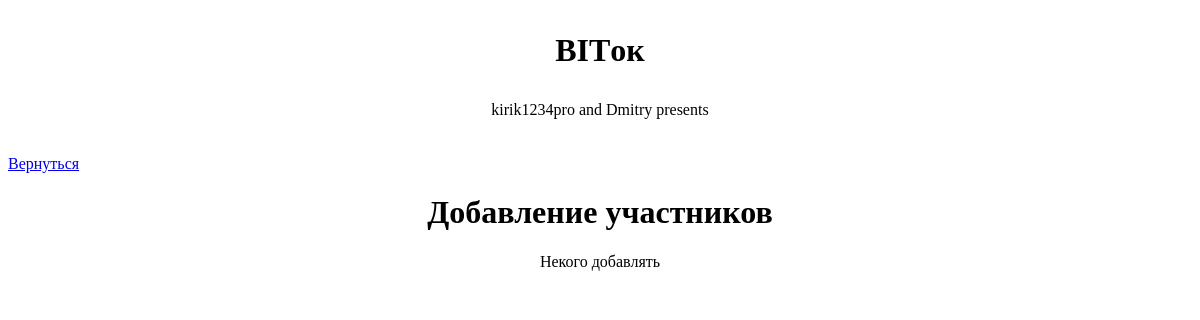
Page /add_private (signed in) on the earlier database version.
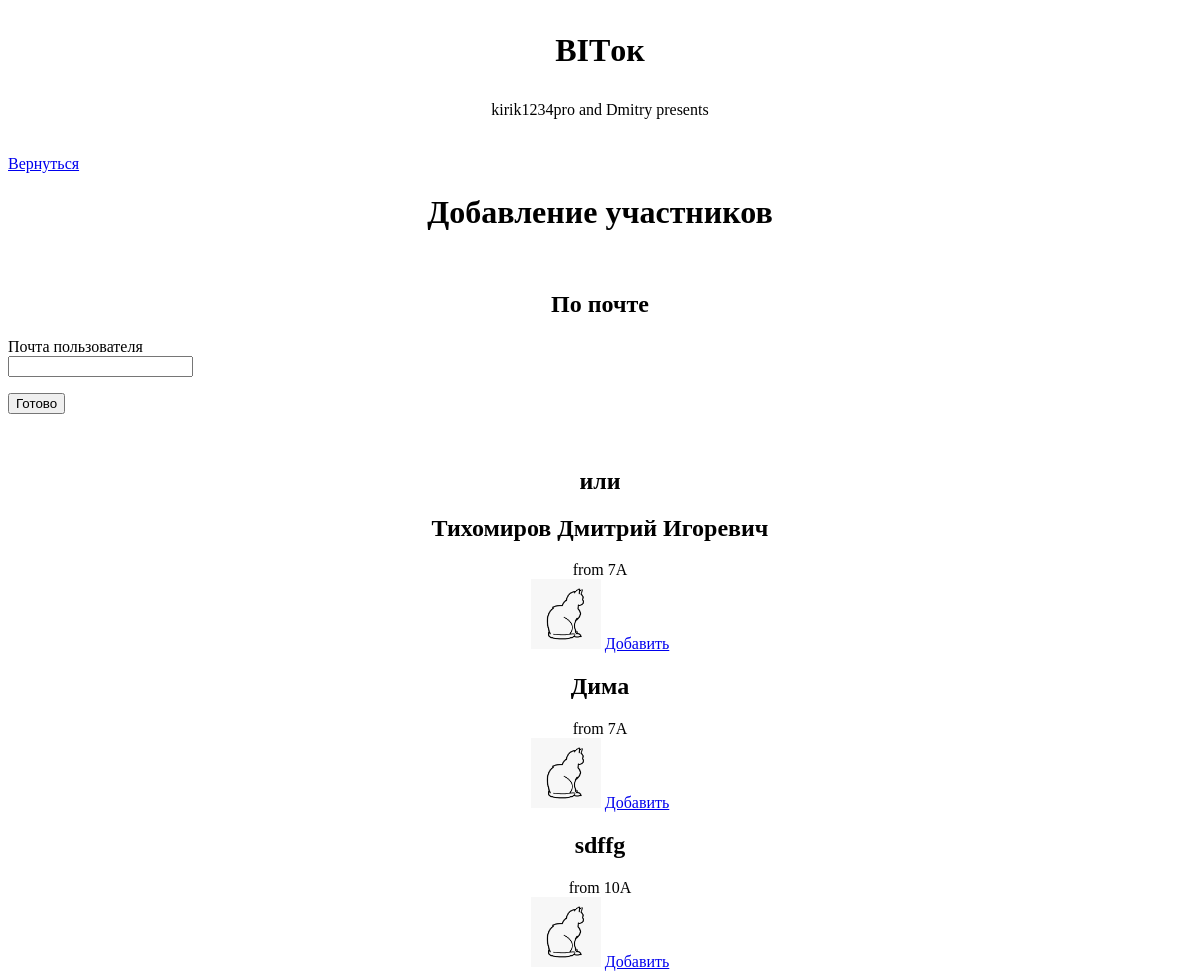
Same page on the later database version.
### data/user.py (models this page shows, shortened)
class User(SqlAlchemyBase, UserMixin):
    __tablename__ = 'user'
    id = sqlalchemy.Column(sqlalchemy.Integer,
                           primary_key=True, autoincrement=True)
    name = sqlalchemy.Column(sqlalchemy.String, nullable=True)
    email = sqlalchemy.Column(sqlalchemy.String,
                              index=True, unique=True, nullable=True)
    hashed_password = sqlalchemy.Column(sqlalchemy.String, nullable=True)
    publications = sqlalchemy.Column(sqlalchemy.String, nullable=True)
    friends = sqlalchemy.Column(sqlalchemy.String, nullable=True)
    potential_friends = sqlalchemy.Column(sqlalchemy.String, nullable=True)
    photo = sqlalchemy.Column(sqlalchemy.String)
    messages = sqlalchemy.Column(sqlalchemy.String)
    messages_bad = sqlalchemy.Column(sqlalchemy.String)
    form = sqlalchemy.Column(sqlalchemy.String)
    role = sqlalchemy.Column(sqlalchemy.Integer)
    chats = sqlalchemy.Column(sqlalchemy.String)
    idstr = sqlalchemy.Column(sqlalchemy.String)
    current_form = sqlalchemy.Column(sqlalchemy.String)

### main.py (the view, shortened to what this page needs)
@app.route('/add_private', methods=['GET', 'POST'])
def add_private():
    form = AddPeoples()
    data1 = db_sess.query(User).filter(
        and_(User.id.notin_(list(map(int, current_user.chats.split(',')))), User.id != current_user.id)).all()
    flag1 = False
    if not list(data1):
        flag1 = True
    return render_template('add_private.html', title='Добавление участников', data1=data1,
                           flag1=flag1, form=form)

### forms/addpeoples.py
class AddPeoples(FlaskForm):
    email = EmailField('Почта пользователя', validators=[DataRequired()])
    submit = SubmitField('Готово')

### data/db_session.py (called while the page is built)
def create_session() -> Session:
    global __factory
    return __factory()

### main.py (called while the page is built)
@login_manager.user_loader
def load_teacher(user_id):
    db_sess = db_session.create_session()
    return db_sess.query(User).get(user_id)

### templates/add_private.html (shortened to what this page needs)
{% extends "base2.html" %}
{% block content %}
<br><br>
    <a href="chats" class="btn btn-primary">Вернуться</a>
    <center><h1>Добавление участников</h1></center>
    {% if flag1 == False %}
        <br>
        <center><h2>По почте</h2></center>
        <form action="" method="post">
        <p>
            {{ form.email.label }}<br>
            {{ form.email(class="form-control", type="email") }}<br>
        </p>
        <p>{{ form.submit(type="submit", class="btn btn-primary") }}</p>
        </form>
        <br>
        <center><h2>или</h2></center>
        {% for item in data1 %}
            <center>
              <div class="col-md6 border rounded">
                <h2>{{item.name}}</h2>
                <div>from {{item.form}}</div>
                <img src="/static/profile_photos/{{item.photo}}" width="70" height="70">
                <a href="window1/{{item.id}}" class="btn btn-success">Добавить</a>
              </div>
            </center>
        {% endfor %}
    {% else %}
    <center>Некого добавлять</center>
    {% endif %}
{% endblock %}

Differences in the rows shown:
added User: name "Тихомиров Дмитрий Игоревич", form "7А", photo (picture)
added User: name "Дима", form "7А", photo (picture)
added User: name "sdffg", form "10А", photo (picture)
Other differences:
form field submit: (not shown) → "Готово"
text no longer shown: "Некого добавлять"
text now shown: "По почте Почта пользователя или"
